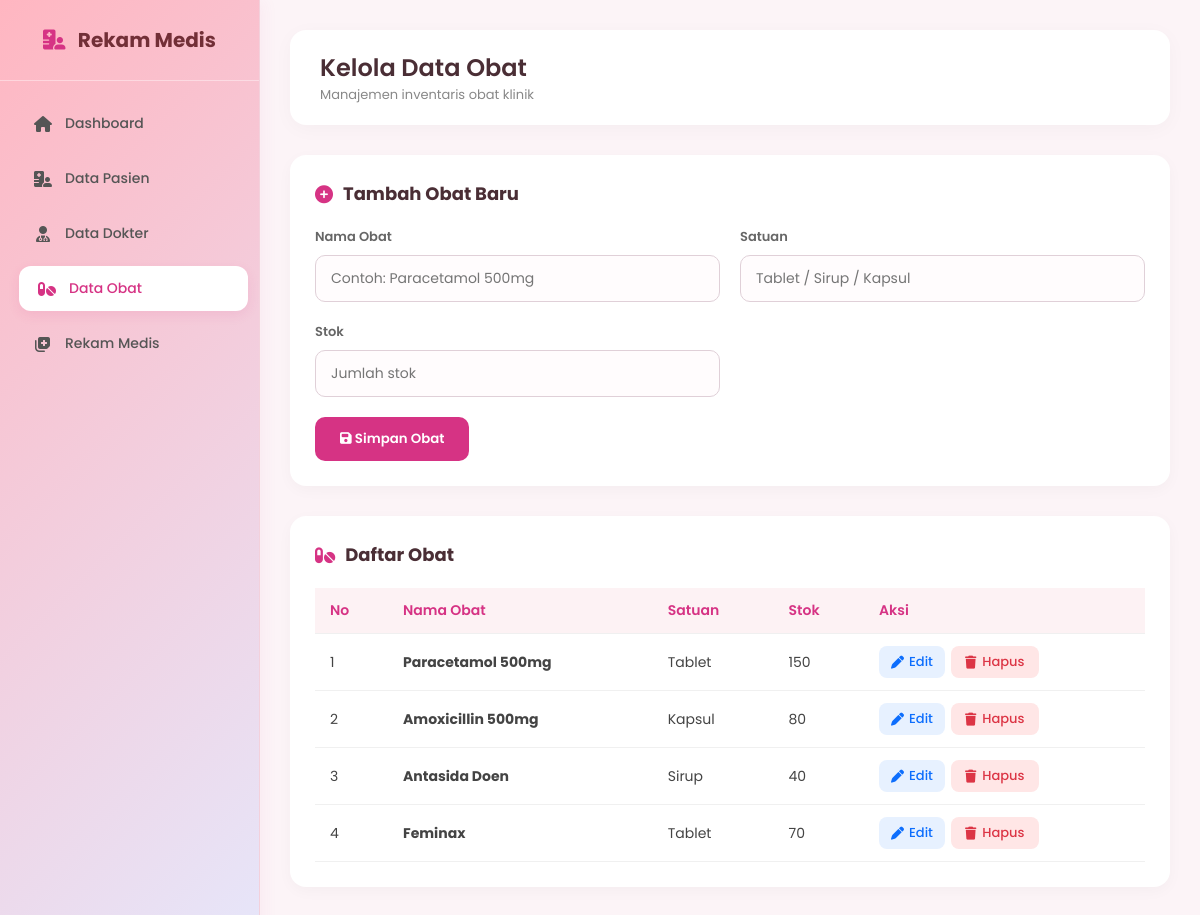
/obat.php, run on the app's committed database.
### tables this page shows
CREATE TABLE `obat` (
  `id_obat` int(11) NOT NULL,
  `nama_obat` varchar(100) NOT NULL,
  `satuan` varchar(30) NOT NULL,
  `stok` int(11) NOT NULL
);

### obat.php (the view, shortened to what this page needs)
<?php
include 'koneksi.php';
$edit_Data = null;
?>
<!DOCTYPE html>
<html lang="id">
<head>
    <link rel="stylesheet" href="https://cdnjs.cloudflare.com/ajax/libs/font-awesome/6.4.0/css/all.min.css">
</head>
<body>
    <div class="sidebar">
        <div class="sidebar-brand">
            <i class="fa-solid fa-hospital-user"></i> Rekam Medis
        </div>
        <ul class="sidebar-menu">
            <li><a href="index.php"><i class="fa-solid fa-house"></i> Dashboard</a></li>
            <li><a href="pasien.php"><i class="fa-solid fa-hospital-user"></i> Data Pasien</a></li>
            <li><a href="dokter.php"><i class="fa-solid fa-user-doctor"></i> Data Dokter</a></li>
            <li><a href="obat.php" class="active"><i class="fa-solid fa-pills"></i> Data Obat</a></li>
            <li><a href="rekam_medis.php"><i class="fa-solid fa-notes-medical"></i> Rekam Medis</a></li>
        </ul>
    </div>
    <div class="main-content">
        <header>
            <div>
                <h1>Kelola Data Obat</h1>
                <p style="font-size: 13px; color: #888;">Manajemen inventaris obat klinik</p>
            </div>
        </header>
        <div class="content-card">
            <h3>
                <i class="fa-solid <?= $edit_Data ? 'fa-pen-to-square' : 'fa-circle-plus'; ?>" style="color: #d63384;"></i>
                <?= $edit_Data ? 'Edit Data Obat' : 'Tambah Obat Baru'; ?>
            </h3>
            <form method="POST">
                <div class="form-group">
                    <label>Nama Obat</label>
                    <input type="text" name="nama_obat" placeholder="Contoh: Paracetamol 500mg" value="<?= $edit_Data['nama_obat'] ?? ''; ?>" required>
                </div>
                <div class="form-group">
                    <label>Satuan</label>
                    <input type="text" name="satuan" placeholder="Tablet / Sirup / Kapsul" value="<?= $edit_Data['satuan'] ?? ''; ?>" required>
                </div>
                <div class="form-group">
                    <label>Stok</label>
                    <input type="number" name="stok" placeholder="Jumlah stok" value="<?= $edit_Data['stok'] ?? ''; ?>" required>
                </div>
                <div style="display: flex; grid-column: 1 / -1;">
                    <?php if ($edit_Data): ?>
                        <button type="submit" name="update"><i class="fa-solid fa-pen-to-square"></i> Update Obat</button>
                        <a href="obat.php" class="btn-batal">Batal</a>
                    <?php else: ?>
                        <button type="submit" name="tambah"><i class="fa-solid fa-floppy-disk"></i> Simpan Obat</button>
                    <?php endif; ?>
                </div>
            </form>
        </div>
        <div class="content-card">
            <h3><i class="fa-solid fa-pills" style="color: #d63384;"></i> Daftar Obat</h3>
            <table>
                <thead>
                    <tr>
                        <th>No</th>
                        <th>Nama Obat</th>
                        <th>Satuan</th>
                        <th>Stok</th>
                        <th>Aksi</th>
                    </tr>
                </thead>
                <tbody>
                    <?php
                    $no = 1;
                    $data = mysqli_query($koneksi, "SELECT * FROM obat");
                    while ($d = mysqli_fetch_assoc($data)) {
                    ?>
                    <tr>
                        <td><?= $no++; ?></td>
                        <td><b><?= $d['nama_obat']; ?></b></td>
                        <td><?= $d['satuan']; ?></td>
                        <td><?= $d['stok']; ?></td>
                        <td>
                            <div class="btn-action-group">
                                <a href="obat.php?edit=<?= $d['id_obat']; ?>" class="btn-edit"><i class="fa-solid fa-pen"></i> Edit</a>
                                <button onclick="konfirmasiHapus(<?= $d['id_obat']; ?>)" class="btn-delete"><i class="fa-solid fa-trash"></i> Hapus</button>
                            </div>
                        </td>
                    </tr>
                    <?php } ?>
                </tbody>
            </table>
        </div>
    </div>
</body>
</html>

### obat.php (style rules this page uses)
* { margin: 0; padding: 0; box-sizing: border-box; font-family: 'Poppins', sans-serif; }
body { background-color: #fcf4f7; color: #444; display: flex; min-height: 100vh; }
.sidebar { width: 260px; background: linear-gradient(135deg, #ffb6c1, #e6e6fa); border-right: 1px solid #f3d1dc; display: flex; flex-direction: column; position: fixed; height: 100%; box-shadow: 4px 0 15px rgba(214, 51, 132, 0.05); }
.sidebar-brand { padding: 25px 20px; text-align: center; font-size: 20px; font-weight: 700; color: #722f37; border-bottom: 1px solid rgba(255,255,255,0.4); }
.sidebar-brand i { color: #d63384; margin-right: 8px; }
.sidebar-menu { list-style: none; padding: 20px 15px; }
.sidebar-menu li { margin-bottom: 10px; }
.sidebar-menu a { display: flex; align-items: center; gap: 12px; padding: 12px 18px; color: #555; text-decoration: none; font-weight: 500; font-size: 14px; border-radius: 12px; transition: all 0.3s ease; }
.sidebar-menu a:hover, .sidebar-menu a.active { background: #ffffff; color: #d63384; box-shadow: 0 4px 12px rgba(214, 51, 132, 0.1); transform: translateX(4px); }
.sidebar-menu a i { font-size: 16px; width: 20px; text-align: center; }
.main-content { margin-left: 260px; flex: 1; padding: 30px; }
header { display: flex; justify-content: space-between; align-items: center; background: #ffffff; padding: 20px 30px; border-radius: 16px; box-shadow: 0 4px 20px rgba(0,0,0,0.03); margin-bottom: 30px; }
header h1 { font-size: 24px; color: #4a2e35; font-weight: 600; }
.content-card { background: #ffffff; padding: 25px; border-radius: 16px; box-shadow: 0 4px 15px rgba(0,0,0,0.03); margin-bottom: 30px; }
.content-card h3 { font-size: 18px; color: #4a2e35; margin-bottom: 20px; display: flex; align-items: center; gap: 10px; }
form { display: grid; grid-template-columns: repeat(auto-fit, minmax(280px, 1fr)); gap: 20px; }
.form-group { display: flex; flex-direction: column; gap: 8px; }
label { font-size: 13px; font-weight: 600; color: #666; }
input { width: 100%; padding: 12px 15px; border: 1px solid #e0d0d8; border-radius: 10px; font-size: 14px; background: #fffcfd; outline: none; transition: border-color 0.3s; }
button, .btn-batal { background: #d63384; color: white; border: none; padding: 12px 25px; border-radius: 10px; font-weight: 600; cursor: pointer; transition: background 0.3s; grid-column: 1 / -1; width: max-content; text-decoration: none; display: inline-block; text-align: center; }
table { width: 100%; border-collapse: collapse; margin-top: 10px; }
table th, table td { padding: 12px 15px; text-align: left; font-size: 14px; border-bottom: 1px solid #f0f0f0; }
table th { background-color: #fdf2f4; color: #d63384; font-weight: 600; }
.btn-action-group { display: flex; gap: 6px; }
.btn-edit { color: #0d6efd; background: #e7f1ff; padding: 6px 12px; border-radius: 8px; text-decoration: none; font-size: 13px; font-weight: 500; display: inline-flex; align-items: center; gap: 5px; transition: background 0.3s; }
.btn-delete { color: #dc3545; background: #ffe6e6; padding: 6px 14px; border-radius: 8px; text-decoration: none; font-size: 13px; font-weight: 500; display: inline-flex; align-items: center; gap: 6px; transition: background 0.3s; border: none; cursor: pointer; }

### data on the page
obat: nama_obat "Paracetamol 500mg", satuan "Tablet", stok "150"
obat: nama_obat "Amoxicillin 500mg", satuan "Kapsul", stok "80"
obat: nama_obat "Antasida Doen", satuan "Sirup", stok "40"
obat: nama_obat "Feminax", satuan "Tablet", stok "70"
